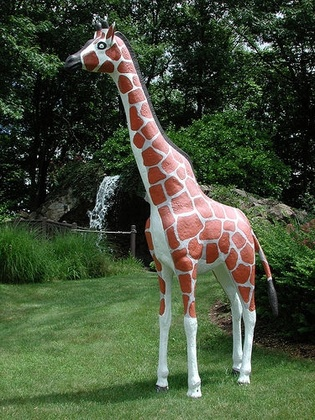
%> input picture HW2/statue.jpg, 315 x 420 px, shrunk from 375 x 500 before the run
$ octave --eval "five;"   (GNU Octave 9; MATLAB toolbox functions it lacks are replaced by stand-ins)
%> lines starting %> are read from the running program, lines starting %| are printed output that depends on the picture
function []  = five()
    I = imread('statue.jpg');
%> I is the input picture: size 420x315x3 uint8; mean R, G, B 68.7, 80.2, 57
    I = rgb2gray(I);
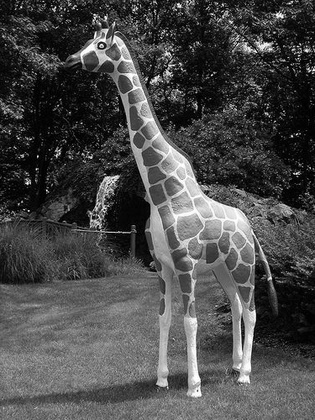
%> I: size 420x315 uint8; min 0, max 255, mean 74.1

    f = createKernel(1);

    conv = conv2(I,f,'same');
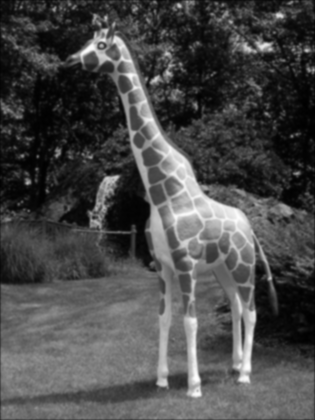
%> conv: size 420x315 double; min 951.9, max 157312.9, mean 46369.5; drawn with min black and max white
    newImg = mat2gray(conv);
%> `five;`:
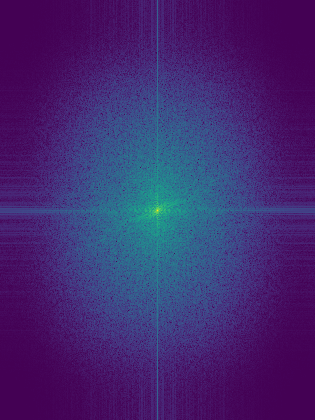
%> displayed picture: size 420x315x3, on the screen's scale of 0 to 255; mean R, G, B 65.7, 40.6, 112.4
    imshow(newImg);

    %create for .1
    figure; imagesc(log(fftshift(abs(fft2(newImg)))+1));


end


function g = gaussian(x,y, sigma)
    g = (1/(sqrt(2*pi)*sigma))*exp(-(x^2+y^2)/(2*sigma^2));
end

function f = createKernel(sigma)
    %create the f
    f = zeros(5);
    for row = -2:2
        for col = -2:2
            g = gaussian(col,row,sigma)*255;
            f(row+3,col+3) = g;
        end
    end
end
